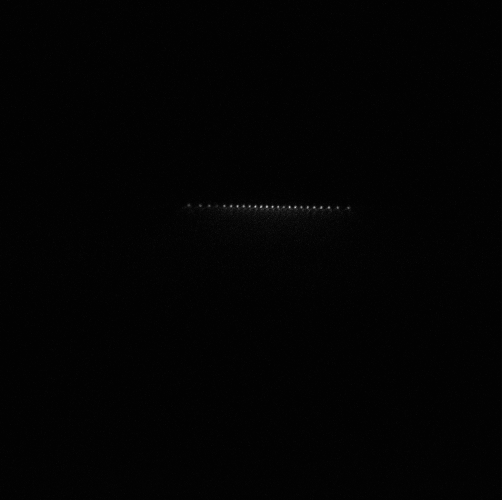
#> input picture image_analysis/150116_26ions_u2_0_1_step4(adding_middle_and_sides_and_2ndsides).tif, 1004 x 1000 px, found by its file name (shown at 1/2 size)
$ jupyter execute --allow-errors image-analysis-developing.ipynb   (shell and % lines are left out)   (Python 2 division)
#> lines starting #> are read from the running program, lines starting #| are printed output that depends on the picture
[cell 1]
from skimage import data
#import scikit-image
import numpy as np
from pylab import *
import matplotlib.pyplot as plt
from PIL import Image
from random import random

[cell 2]
im = Image.open('150116_26ions_u2_0_1_step4(adding_middle_and_sides_and_2ndsides).tif')
#> im is the input picture: PIL image 1004x1000 I;16; min 0, max 15548, mean 195.6
im.show()

[cell 3]
from numpy import *
from scipy import optimize

def gaussian(height, center_x, center_y, width_x, width_y):
    """Returns a gaussian function with the given parameters"""
    width_x = float(width_x)
    width_y = float(width_y)
    return lambda x,y: height*exp(
                -(((center_x-x)/width_x)**2+((center_y-y)/width_y)**2)/2)

def moments(data):
    """Returns (height, x, y, width_x, width_y)
    the gaussian parameters of a 2D distribution by calculating its
    moments """
    total = data.sum()
#> total = 145200
    X, Y = indices(data.shape)
    x = (X*data).sum()/total
#> x = 5
    y = (Y*data).sum()/total
#> y = 5
    col = data[:, int(y)]
#> col = [421, 237, 588, 2578, 4784, 4538, 2524, 2832, 1308, 1158]
    width_x = sqrt(abs((arange(col.size)-y)**2*col).sum()/col.sum())
#> width_x = 1.94
    row = data[int(x), :]
#> row = [198, 905, 1175, 2346, 6824, 4538, 5719, 2903, 2947, 643]
    width_y = sqrt(abs((arange(row.size)-x)**2*row).sum()/row.sum())
#> width_y = 1.89
    height = data.max()
#> height = 6824
    return height, x, y, width_x, width_y

def fitgaussian(data):
    """Returns (height, x, y, width_x, width_y)
    the gaussian parameters of a 2D distribution found by a fit"""
    params = moments(data)
#> params = (6824, 5, 5, 1.94, 1.89)
    errorfunction = lambda p: ravel(gaussian(*p)(*indices(data.shape)) -
                                 data)
#> in gaussian, `width_x = float(width_x)`: width_x = 1.94
#> in gaussian, `width_y = float(width_y)`: width_y = 1.89
    p, success = optimize.leastsq(errorfunction, params)
#> p = [4290.7, 5.13, 5.34, 2.28, 2.46]; success = 1
    return p

[cell 4]
arr = np.array(im)
data = np.array([arr[y][372:382] for y in range(405,415)])

matshow(data, cmap=cm.gist_earth_r)

params = fitgaussian(data)
#> params = [4290.7, 5.13, 5.34, 2.28, 2.46]
fit = gaussian(*params)

contour(fit(*indices(data.shape)), cmap=cm.copper)
ax = gca()
(height, x, y, width_x, width_y) = params
#> height = 4290.7; x = 5.13; y = 5.34; width_x = 2.28; width_y = 2.46

text(0.95, 0.05, """
x : %.1f
y : %.1f
width_x : %.1f
width_y : %.1f""" %(x, y, width_x, width_y),
        fontsize=16, horizontalalignment='right',
        verticalalignment='bottom', transform=ax.transAxes)

show()
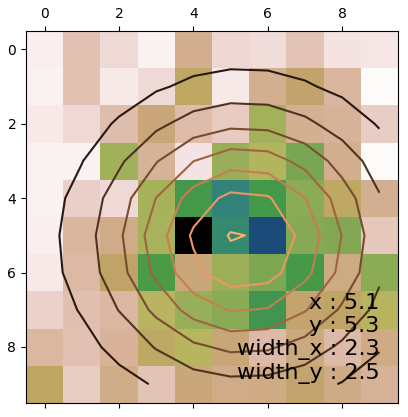
#> figure drawn by matplotlib, 1 panel

[cell 5]
# [8 lines left out: function twoD_Gaussian, not called in this run]
[cell 6]
import numpy as np
import matplotlib.pyplot as plt
from matplotlib.colors import LogNorm
from sklearn import mixture

n_samples = 300

# generate random sample, two components
np.random.seed(0)

# generate spherical data centered on (20, 20)
#shifted_gaussian = np.random.randn(n_samples, 2) + np.array([20, 20])

# generate zero centered stretched Gaussian data
C = np.array([[0., -0.7], [3.5, .7]])
stretched_gaussian = np.dot(np.random.randn(n_samples, 2), C)

# concatenate the two datasets into the final training set
#> (the rest of this cell did not finish here and is left out)

[cell 7]
plt.imshow([arr[y][372:382] for y in range(405,415)])
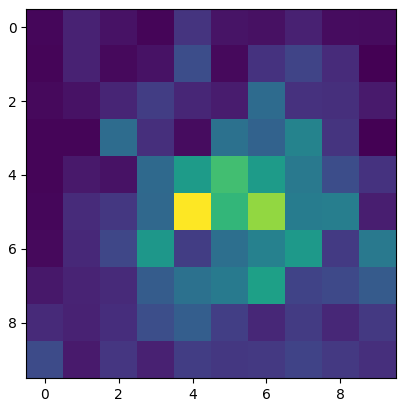
#> figure drawn by matplotlib, 1 panel

[cell 8]
from numpy import *
from scipy import optimize

# [30 lines left out: functions gaussian, moments, fitgaussian, not called in this run]


from pylab import *
# Create the gaussian data
#Xin, Yin = mgrid[0:201, 0:201]
#data = gaussian(3, 100, 100, 20, 40)(Xin, Yin) + random(Xin.shape)
#data = np.array([arr[y][372:382] for y in range(405,415)])
#> (the rest of this cell did not finish here and is left out)

[cell 9]
def get_window( im_arr, xo, yo, window_dims ):

    return np.array( [ arr[y][xo-window_dims[0]/2 : xo+ window_dims[0]/2 +1] for y in range(yo-window_dims[1]/2, yo+ window_dims[1]/2+1) ] )

[cell 10]
imshow(get_window( arr, 375, 410, (10,10)))
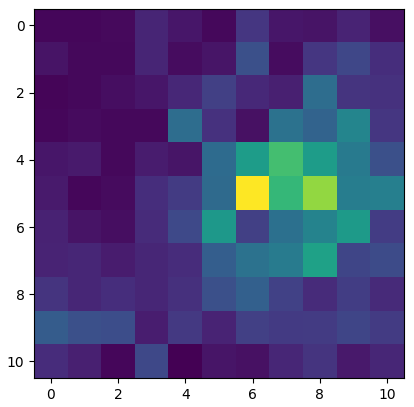
#> figure drawn by matplotlib, 1 panel
